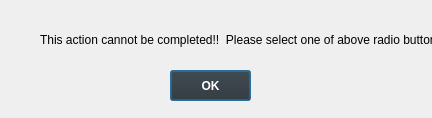
<?xml version="1.0" encoding="UTF-8"?>
<ui version="4.0">
 <class>alert</class>
 <widget class="QDialog" name="alert">
  <property name="geometry">
   <rect>
    <x>0</x>
    <y>0</y>
    <width>432</width>
    <height>118</height>
   </rect>
  </property>
  <property name="windowTitle">
   <string>Dialog</string>
  </property>
  <widget class="QPushButton" name="btn_ok">
   <property name="geometry">
    <rect>
     <x>170</x>
     <y>70</y>
     <width>81</width>
     <height>31</height>
    </rect>
   </property>
   <property name="font">
    <font>
     <weight>75</weight>
     <bold>true</bold>
    </font>
   </property>
   <property name="styleSheet">
    <string notr="true">color: rgb(255, 255, 255);
background-color: rgb(45, 45, 45);</string>
   </property>
   <property name="text">
    <string>OK</string>
   </property>
  </widget>
  <widget class="QLabel" name="label">
   <property name="geometry">
    <rect>
     <x>40</x>
     <y>30</y>
     <width>401</width>
     <height>20</height>
    </rect>
   </property>
   <property name="text">
    <string>This action cannot be completed!!  Please select one of above radio buttons</string>
   </property>
  </widget>
 </widget>
 <resources/>
 <connections/>
</ui>
